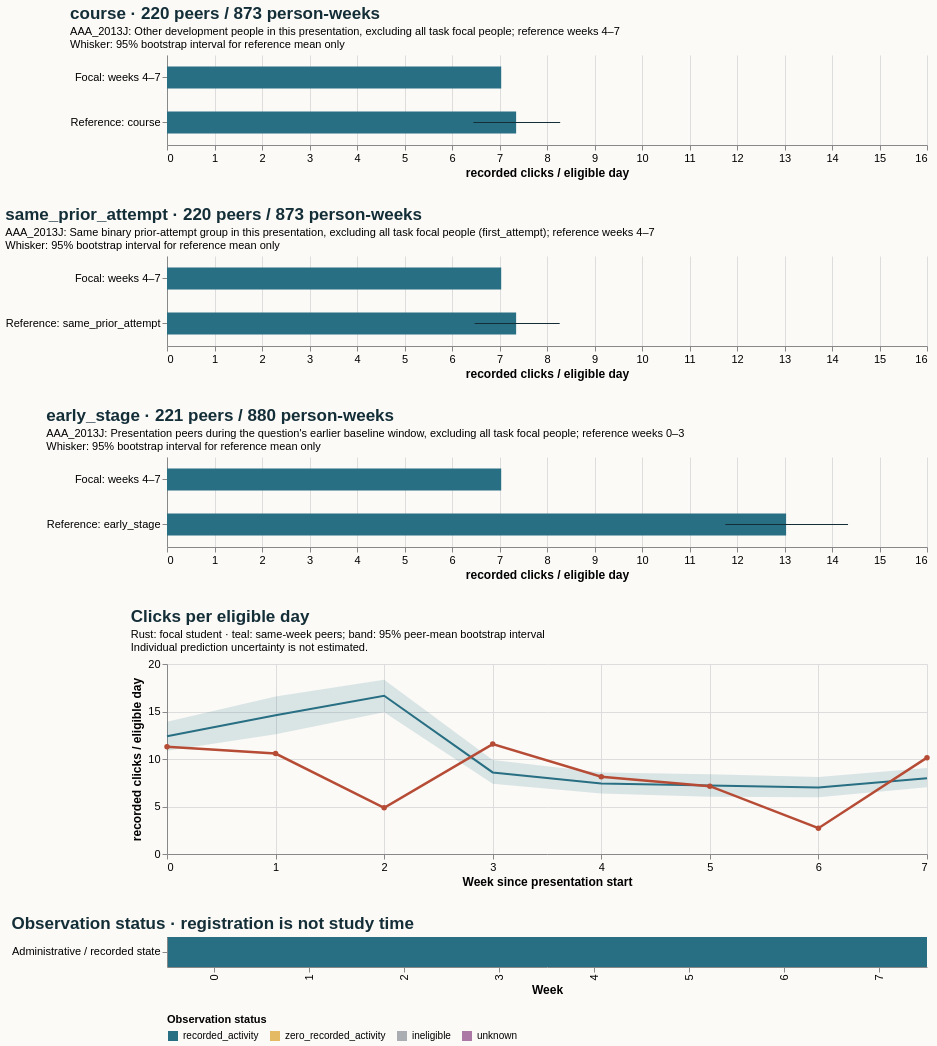

Write the Vega-Lite specification saved for this chart.
### Vega-Lite specification from a JSON file in a GitHub repository (floating-point values rounded to 4 significant figures)
{"$schema": "https://vega.github.io/schema/vega-lite/v5.20.1.json", "config": {"axis": {"labelFontSize": 11, "titleFontSize": 12}, "background": "#fbfaf7", "font": "sans-serif", "title": {"anchor": "start", "color": "#142e38", "fontSize": 17, "subtitleFontSize": 11}, "view": {"continuousHeight": 300, "continuousWidth": 300, "stroke": null}}, "datasets": {"data-19fd987759a540e0c99591ec13ec508e": [{"end_day": 6, "focal_value": 11.29, "peer_ci_high": 13.93, "peer_ci_low": 10.87, "peer_mean": 12.4, "peer_observations": 221, "peer_people": 221, "reference": "same_prior_attempt", "unit": "recorded clicks / eligible day", "week": 0}, {"end_day": 13, "focal_value": 10.57, "peer_ci_high": 16.57, "peer_ci_low": 12.61, "peer_mean": 14.6, "peer_observations": 221, "peer_people": 221, "reference": "same_prior_attempt", "unit": "recorded clicks / eligible day", "week": 1}, {"end_day": 20, "focal_value": 4.857, "peer_ci_high": 18.35, "peer_ci_low": 14.92, "peer_mean": 16.65, "peer_observations": 219, "peer_people": 219, "reference": "same_prior_attempt", "unit": "recorded clicks / eligible day", "week": 2}, {"end_day": 27, "focal_value": 11.57, "peer_ci_high": 9.884, "peer_ci_low": 7.408, "peer_mean": 8.588, "peer_observations": 219, "peer_people": 219, "reference": "same_prior_attempt", "unit": "recorded clicks / eligible day", "week": 3}, {"end_day": 34, "focal_value": 8.143, "peer_ci_high": 8.59, "peer_ci_low": 6.36, "peer_mean": 7.428, "peer_observations": 219, "peer_people": 219, "reference": "same_prior_attempt", "unit": "recorded clicks / eligible day", "week": 4}, {"end_day": 41, "focal_value": 7.143, "peer_ci_high": 8.391, "peer_ci_low": 6.018, "peer_mean": 7.212, "peer_observations": 218, "peer_people": 218, "reference": "same_prior_attempt", "unit": "recorded clicks / eligible day", "week": 5}, {"end_day": 48, "focal_value": 2.714, "peer_ci_high": 8.103, "peer_ci_low": 5.975, "peer_mean": 7.002, "peer_observations": 218, "peer_people": 218, "reference": "same_prior_attempt", "unit": "recorded clicks / eligible day", "week": 6}, {"end_day": 55, "focal_value": 10.14, "peer_ci_high": 9.054, "peer_ci_low": 7.028, "peer_mean": 7.978, "peer_observations": 218, "peer_people": 218, "reference": "same_prior_attempt", "unit": "recorded clicks / eligible day", "week": 7}], "data-8bd2756ad424c7aba2ef31578b5a0850": [{"hi": null, "lo": null, "series": "Focal: weeks 4–7", "value": 7.036}, {"hi": 8.267, "lo": 6.476, "series": "Reference: same_prior_attempt", "value": 7.35}], "data-9a7d2a1368ce6789f5a6d4510db31c12": [{"hi": null, "lo": null, "series": "Focal: weeks 4–7", "value": 7.036}, {"hi": 8.278, "lo": 6.45, "series": "Reference: course", "value": 7.35}], "data-d516eb5910bcef4b8af0b0fbe8b07599": [{"eligible_days": 7.0, "end_day": 6, "logging_completeness": "unknown", "observation_status": "recorded_activity", "row": "Administrative / recorded state", "score_status": "withheld_release_time_unknown", "start_day": 0, "value": 11.29, "week": 0}, {"eligible_days": 7.0, "end_day": 13, "logging_completeness": "unknown", "observation_status": "recorded_activity", "row": "Administrative / recorded state", "score_status": "withheld_release_time_unknown", "start_day": 7, "value": 10.57, "week": 1}, {"eligible_days": 7.0, "end_day": 20, "logging_completeness": "unknown", "observation_status": "recorded_activity", "row": "Administrative / recorded state", "score_status": "withheld_release_time_unknown", "start_day": 14, "value": 4.857, "week": 2}, {"eligible_days": 7.0, "end_day": 27, "logging_completeness": "unknown", "observation_status": "recorded_activity", "row": "Administrative / recorded state", "score_status": "withheld_release_time_unknown", "start_day": 21, "value": 11.57, "week": 3}, {"eligible_days": 7.0, "end_day": 34, "logging_completeness": "unknown", "observation_status": "recorded_activity", "row": "Administrative / recorded state", "score_status": "withheld_release_time_unknown", "start_day": 28, "value": 8.143, "week": 4}, {"eligible_days": 7.0, "end_day": 41, "logging_completeness": "unknown", "observation_status": "recorded_activity", "row": "Administrative / recorded state", "score_status": "withheld_release_time_unknown", "start_day": 35, "value": 7.143, "week": 5}, {"eligible_days": 7.0, "end_day": 48, "logging_completeness": "unknown", "observation_status": "recorded_activity", "row": "Administrative / recorded state", "score_status": "withheld_release_time_unknown", "start_day": 42, "value": 2.714, "week": 6}, {"eligible_days": 7.0, "end_day": 55, "logging_completeness": "unknown", "observation_status": "recorded_activity", "row": "Administrative / recorded state", "score_status": "withheld_release_time_unknown", "start_day": 49, "value": 10.14, "week": 7}], "data-e4a62546dc64cee556eb154ccb7875ff": [{"hi": null, "lo": null, "series": "Focal: weeks 4–7", "value": 7.036}, {"hi": 14.34, "lo": 11.75, "series": "Reference: early_stage", "value": 13.03}]}, "resolve": {"scale": {"color": "independent"}}, "spacing": 28, "vconcat": [{"data": {"name": "data-9a7d2a1368ce6789f5a6d4510db31c12"}, "height": 90, "layer": [{"encoding": {"x": {"field": "value", "scale": {"domain": [0, 15.15], "zero": true}, "title": "recorded clicks / eligible day", "type": "quantitative"}, "y": {"field": "series", "sort": null, "title": null, "type": "nominal"}}, "mark": {"color": "#286f83", "size": 22, "type": "bar"}}, {"encoding": {"x": {"field": "lo", "type": "quantitative"}, "x2": {"field": "hi"}, "y": {"field": "series", "sort": null, "title": null, "type": "nominal"}}, "mark": {"color": "#142e38", "type": "rule"}}], "title": {"subtitle": ["AAA_2013J: Other development people in this presentation, excluding all task focal people; reference weeks 4–7", "Whisker: 95% bootstrap interval for reference mean only"], "text": "course · 220 peers / 873 person-weeks"}, "width": 760}, {"data": {"name": "data-8bd2756ad424c7aba2ef31578b5a0850"}, "height": 90, "layer": [{"encoding": {"x": {"field": "value", "scale": {"domain": [0, 15.15], "zero": true}, "title": "recorded clicks / eligible day", "type": "quantitative"}, "y": {"field": "series", "sort": null, "title": null, "type": "nominal"}}, "mark": {"color": "#286f83", "size": 22, "type": "bar"}}, {"encoding": {"x": {"field": "lo", "type": "quantitative"}, "x2": {"field": "hi"}, "y": {"field": "series", "sort": null, "title": null, "type": "nominal"}}, "mark": {"color": "#142e38", "type": "rule"}}], "title": {"subtitle": ["AAA_2013J: Same binary prior-attempt group in this presentation, excluding all task focal people (first_attempt); reference weeks 4–7", "Whisker: 95% bootstrap interval for reference mean only"], "text": "same_prior_attempt · 220 peers / 873 person-weeks"}, "width": 760}, {"data": {"name": "data-e4a62546dc64cee556eb154ccb7875ff"}, "height": 90, "layer": [{"encoding": {"x": {"field": "value", "scale": {"domain": [0, 15.15], "zero": true}, "title": "recorded clicks / eligible day", "type": "quantitative"}, "y": {"field": "series", "sort": null, "title": null, "type": "nominal"}}, "mark": {"color": "#286f83", "size": 22, "type": "bar"}}, {"encoding": {"x": {"field": "lo", "type": "quantitative"}, "x2": {"field": "hi"}, "y": {"field": "series", "sort": null, "title": null, "type": "nominal"}}, "mark": {"color": "#142e38", "type": "rule"}}], "title": {"subtitle": ["AAA_2013J: Presentation peers during the question's earlier baseline window, excluding all task focal people; reference weeks 0–3", "Whisker: 95% bootstrap interval for reference mean only"], "text": "early_stage · 221 peers / 880 person-weeks"}, "width": 760}, {"data": {"name": "data-19fd987759a540e0c99591ec13ec508e"}, "height": 190, "layer": [{"encoding": {"x": {"axis": {"tickMinStep": 1}, "field": "week", "title": "Week since presentation start", "type": "quantitative"}, "y": {"field": "peer_ci_low", "scale": {"zero": true}, "title": "recorded clicks / eligible day", "type": "quantitative"}, "y2": {"field": "peer_ci_high"}}, "mark": {"color": "#286f83", "opacity": 0.16, "type": "area"}}, {"encoding": {"tooltip": [{"field": "week", "type": "quantitative"}, {"field": "peer_mean", "type": "quantitative"}, {"field": "peer_people", "type": "quantitative"}, {"field": "peer_observations", "type": "quantitative"}], "x": {"field": "week", "type": "quantitative"}, "y": {"field": "peer_mean", "type": "quantitative"}}, "mark": {"color": "#286f83", "strokeWidth": 2, "type": "line"}}, {"encoding": {"tooltip": [{"field": "week", "type": "quantitative"}, {"field": "focal_value", "type": "quantitative"}], "x": {"field": "week", "type": "quantitative"}, "y": {"field": "focal_value", "type": "quantitative"}}, "mark": {"color": "#b64c35", "point": {"color": "#b64c35"}, "strokeWidth": 2.5, "type": "line"}}], "title": {"subtitle": ["Rust: focal student · teal: same-week peers; band: 95% peer-mean bootstrap interval", "Individual prediction uncertainty is not estimated."], "text": "Clicks per eligible day"}, "width": 760}, {"data": {"name": "data-d516eb5910bcef4b8af0b0fbe8b07599"}, "encoding": {"color": {"field": "observation_status", "legend": {"labelLimit": 260, "orient": "bottom"}, "scale": {"domain": ["recorded_activity", "zero_recorded_activity", "ineligible", "unknown"], "range": ["#286f83", "#e4bb64", "#aaaeb3", "#ac78a5"]}, "title": "Observation status", "type": "nominal"}, "tooltip": [{"field": "week", "type": "quantitative"}, {"field": "eligible_days", "type": "quantitative"}, {"field": "observation_status", "type": "nominal"}, {"field": "logging_completeness", "type": "nominal"}], "x": {"field": "week", "title": "Week", "type": "ordinal"}, "y": {"field": "row", "title": null, "type": "nominal"}}, "height": 30, "mark": {"type": "rect"}, "title": "Observation status · registration is not study time", "width": 760}]}
